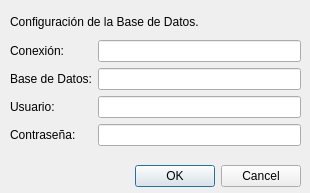
<?xml version="1.0" encoding="UTF-8"?>
<ui version="4.0">
 <class>databasedialog</class>
 <widget class="QDialog" name="databasedialog">
  <property name="geometry">
   <rect>
    <x>0</x>
    <y>0</y>
    <width>310</width>
    <height>193</height>
   </rect>
  </property>
  <property name="minimumSize">
   <size>
    <width>310</width>
    <height>193</height>
   </size>
  </property>
  <property name="maximumSize">
   <size>
    <width>310</width>
    <height>193</height>
   </size>
  </property>
  <property name="windowTitle">
   <string>Dialog</string>
  </property>
  <widget class="QDialogButtonBox" name="buttonBox">
   <property name="geometry">
    <rect>
     <x>80</x>
     <y>160</y>
     <width>221</width>
     <height>32</height>
    </rect>
   </property>
   <property name="orientation">
    <enum>Qt::Horizontal</enum>
   </property>
   <property name="standardButtons">
    <set>QDialogButtonBox::Cancel|QDialogButtonBox::Ok</set>
   </property>
   <property name="centerButtons">
    <bool>false</bool>
   </property>
  </widget>
  <widget class="QLabel" name="label_5">
   <property name="geometry">
    <rect>
     <x>10</x>
     <y>10</y>
     <width>381</width>
     <height>23</height>
    </rect>
   </property>
   <property name="text">
    <string>Configuración de la Base de Datos.</string>
   </property>
  </widget>
  <widget class="QWidget" name="layoutWidget">
   <property name="geometry">
    <rect>
     <x>10</x>
     <y>40</y>
     <width>291</width>
     <height>112</height>
    </rect>
   </property>
   <layout class="QFormLayout" name="formLayout">
    <item row="0" column="0">
     <widget class="QLabel" name="label">
      <property name="text">
       <string>Conexión:</string>
      </property>
     </widget>
    </item>
    <item row="0" column="1">
     <widget class="QLineEdit" name="conexLineEdit"/>
    </item>
    <item row="1" column="0">
     <widget class="QLabel" name="label_2">
      <property name="text">
       <string>Base de Datos:</string>
      </property>
     </widget>
    </item>
    <item row="1" column="1">
     <widget class="QLineEdit" name="dblineEdit"/>
    </item>
    <item row="2" column="0">
     <widget class="QLabel" name="label_3">
      <property name="text">
       <string>Usuario:</string>
      </property>
     </widget>
    </item>
    <item row="2" column="1">
     <widget class="QLineEdit" name="usuarioLineEdit"/>
    </item>
    <item row="3" column="0">
     <widget class="QLabel" name="label_4">
      <property name="text">
       <string>Contraseña:</string>
      </property>
     </widget>
    </item>
    <item row="3" column="1">
     <widget class="QLineEdit" name="contraLineEdit">
      <property name="echoMode">
       <enum>QLineEdit::Password</enum>
      </property>
     </widget>
    </item>
   </layout>
  </widget>
 </widget>
 <resources/>
 <connections>
  <connection>
   <sender>buttonBox</sender>
   <signal>accepted()</signal>
   <receiver>databasedialog</receiver>
   <slot>accept()</slot>
   <hints>
    <hint type="sourcelabel">
     <x>268</x>
     <y>174</y>
    </hint>
    <hint type="destinationlabel">
     <x>157</x>
     <y>196</y>
    </hint>
   </hints>
  </connection>
  <connection>
   <sender>buttonBox</sender>
   <signal>rejected()</signal>
   <receiver>databasedialog</receiver>
   <slot>reject()</slot>
   <hints>
    <hint type="sourcelabel">
     <x>336</x>
     <y>180</y>
    </hint>
    <hint type="destinationlabel">
     <x>286</x>
     <y>196</y>
    </hint>
   </hints>
  </connection>
 </connections>
</ui>
